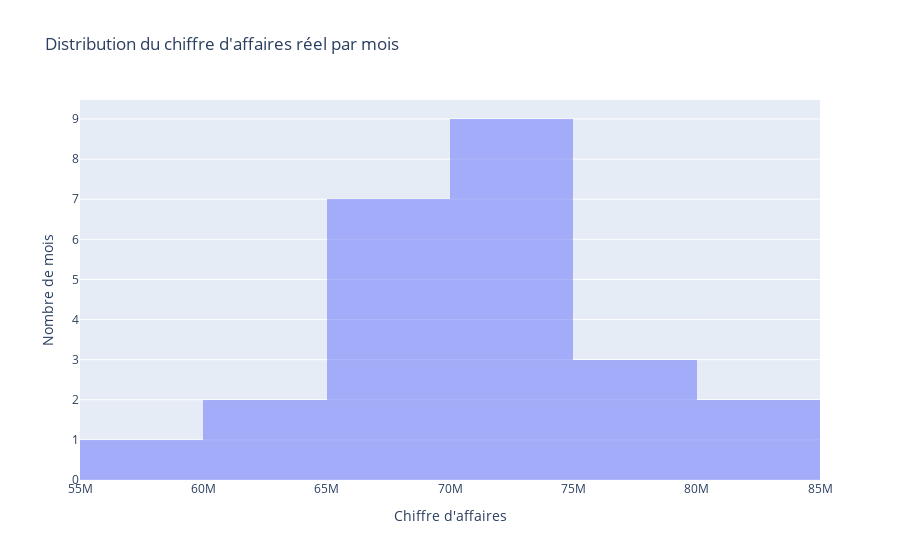

This figure's notebook cell:
### Code cell
# Créer une trace pour l'histogramme
trace_hist = go.Histogram(x=chiffre_affaires_comparaison['Chiffre d\'affaires réel'], 
                          name='Chiffre d\'affaires réel', 
                          opacity=0.5)

# Créer la figure
fig_hist = go.Figure(data=[trace_hist], 
                     layout=go.Layout(title='Distribution du chiffre d\'affaires réel par mois', 
                                      xaxis=dict(title='Chiffre d\'affaires'), 
                                      yaxis=dict(title='Nombre de mois')))

# Afficher le graphique
fig_hist.show()

### Figure 1 — Plotly figure (JSON) as saved in the notebook; plotly's stock layout.template omitted (floating-point values rounded to 4 significant figures)
{"data": [{"name": "Chiffre d'affaires réel", "opacity": 0.5, "type": "histogram", "x": [77120000.0, 68630000.0, 83970000.0, 73770000.0, 74460000.0, 75450000.0, 66570000.0, 71460000.0, 57700000.0, 72080000.0, 73350000.0, 69400000.0, 69680000.0, 69340000.0, 81240000.0, 67860000.0, 76880000.0, 72150000.0, 70780000.0, 63720000.0, 73380000.0, 63710000.0, 67930000.0, 73780000.0]}], "layout": {"autosize": true, "title": {"text": "Distribution du chiffre d'affaires réel par mois"}, "xaxis": {"autorange": true, "range": [55000000, 85000000], "title": {"text": "Chiffre d'affaires"}, "type": "linear"}, "yaxis": {"autorange": true, "range": [0, 9.474], "title": {"text": "Nombre de mois"}}}}
